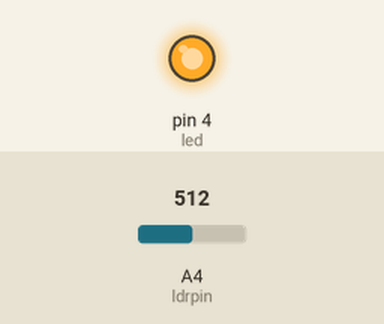
A sketch run on a simulated Arduino Uno, built with avr-gcc and run on an emulated ATmega328P. On the bench: output pins drawn as LEDs (lit = HIGH). The test bench sets the inputs (shaded band); at power-on: A4 (ldrpin) = 512. What the sketch prints to the serial monitor is not drawn.

Above: at 1.8 s.
1.9 s: A4 (ldrpin) set to 213
3.4 s: A4 (ldrpin) set to 188
Timing chart, 0 to 6.4 s (numbered marks = the images above; inputs shaded):
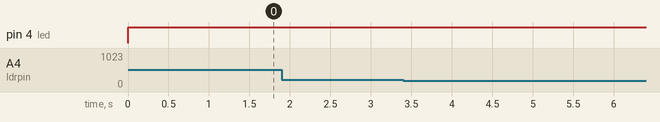

Measured:
- after the input at 1.9 s, every drawn part: stays the same
- after the input at 3.4 s, every drawn part: stays the same

The sketch:

ledandldr.ino
```cpp
int ldrpin=A4;
int led = 4;
void setup() {
 pinMode(led,OUTPUT);
 Serial.begin(9600);

}

void loop() {
  int lightvalue=analogRead(ldrpin);
  if(lightvalue>=200){
    Serial.print("Light Reading:");
    Serial.println(lightvalue);
    Serial.println("DARK");
    digitalWrite(led,HIGH);
  }
  else{
    Serial.print("Light Reading:");
    Serial.println(lightvalue);
    Serial.println("BRIGHT");
  }
  delay(1000);
}
```
